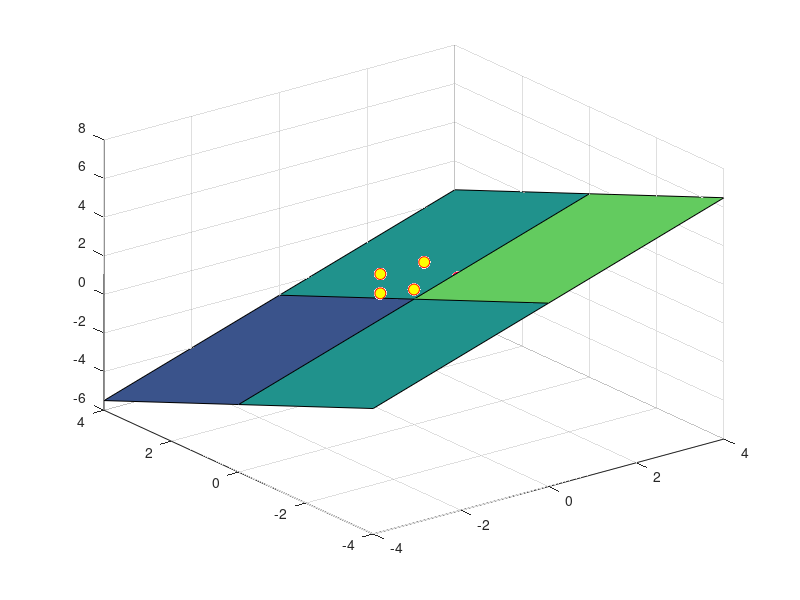

MATLAB code to generate this figure:
% Limpiar el entorno de trabajo
clc;
clear;
close all;
warning off all;

    X = [0 0 0; 1 0 0; 1 0 1; 1 1 0];
    Y = [0 0 1; 0 1 1; 1 1 1; 0 1 0];

while true
    % Solicitar al usuario ingresar los pesos y el coeficiente de error
    w=zeros(4,1);
    disp('Ingrese los  pesos  [wx, wy, w0]: ');
    w(1) = input('ingrese valor de w1');
    w(2) = input('ingrese valor de w2');
    w(3) = input('ingrese valor de w3');
    w(4) = input('ingrese valor de w4');



    % Definimos las clases

    %X = [2 1 1; 1 2 -1; -2 -1 1; -1 -2 -1];
    %X = [4 2 1; 2 4 1; -4 -2 1; -2 -4 1];


    %X = [4 2 1; -2 -4 1; -4 -2 -1; -2 -4 -1];

    % Inicialización de variables de control
    converge = false;
    errores = 1;
    % Bucle principal para el aprendizaje del perceptrón
    while errores==1
        errores=0;
        disp(' ');
        disp('Etapa de aprendizaje:');

        for i = 1:1:4
            vector=cat(2,X(i,:),1);
            fsal=vector*w;
            if fsal>=0
                w=w-vector';
                errores=1;
            end
        end
        for i = 1:1:4
            vector=cat(2,Y(i,:),1);
            fsal=vector*w;
            if fsal<=0
                w=w+vector';
                errores=1;
            end
        end
          
    end

    % Mostrar los valores finales de los pesos
    disp(' ');
    disp(['Valores finales de los pesos: ' mat2str(w)]);

    % Crear una nueva figura para el gráfico
    figure;

    % Crear el eje
    axis = axes('Parent', gcf);


    % Dibujar los puntos de datos y las clases

   for i = 1:length(X)
        plot3(X(i, 1), X(i, 2),X(i,3), 'ro', 'MarkerSize', 8, 'MarkerFaceColor', 'magenta');
        grid("on");
        hold("on");
   end
   for i = 1:length(Y)
   
        grid("on");
        hold("on");
        plot3(Y(i, 1), Y(i, 2),Y(i,3), 'ro', 'MarkerSize', 8, 'MarkerFaceColor', 'yellow');

    end

    a = (w(1));
    b = (w(2));
    c = (w(3));
    d = (w(4));


    [x,y] = meshgrid(-4:4:4);
    % dx = yp*zp;
    % dy = -xp*zp;
    % dz = xp*yp;
    % a = -dx/dz;
    % b = dy/dz;
    % c = ((xp*dx - yp*dy)/dz) - zp;

    %a = -zp/xp;
    %b = -zp/yp;
    %c = zp;
    %z = a*x + b*y + c;
    z = (-a*x - b*y -d)/c;

    surf(x, y, z);
    hold off;

    
    % Preguntar al usuario si desea realizar nuevos cálculos
    respuesta = input('\n¿Desea realizar nuevos cálculos? (S/N): ', 's');
    
    % Si la respuesta no es 'S' o 's', terminar el programa
    if ~(respuesta == 'S' || respuesta == 's')
        break;
    end
end